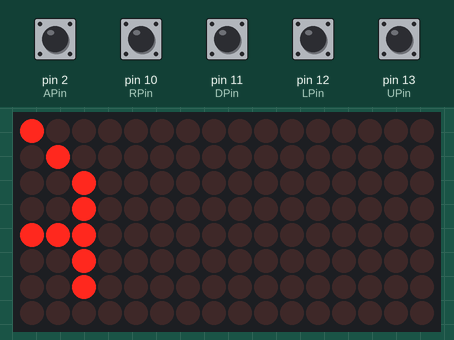
The sketch below on a simulated Arduino Uno, built with avr-gcc and run on an emulated ATmega328P. Shown: 16×8 LED matrix. The test bench sets the inputs (shaded band); at power-on: pin 2 (APin), pin 10 (RPin), pin 11 (DPin), pin 12 (LPin), pin 13 (UPin) HIGH. Random numbers use the default seed unless the sketch sets one.

Above: at 18.0 s.
18.1 s: pin 2 (APin) pulled LOW for 3.2 s
At 19.9 s:
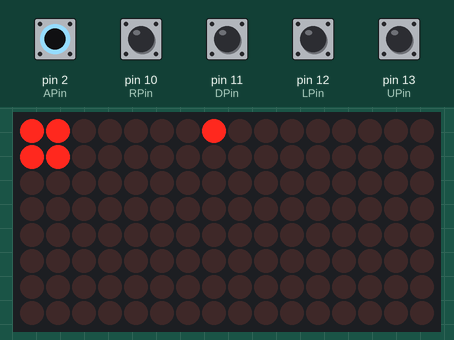
22.8 s: pin 10 (RPin) pulled LOW for 1.1 s
At 23.9 s:
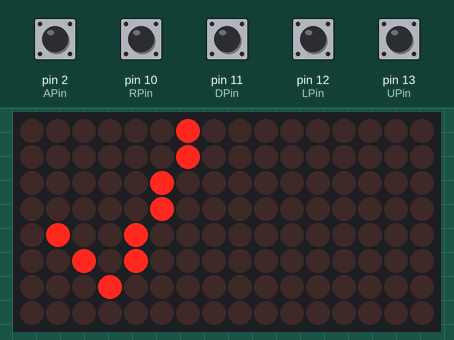
25.4 s: pin 12 (LPin) pulled LOW for 1.1 s
At 27.5 s:
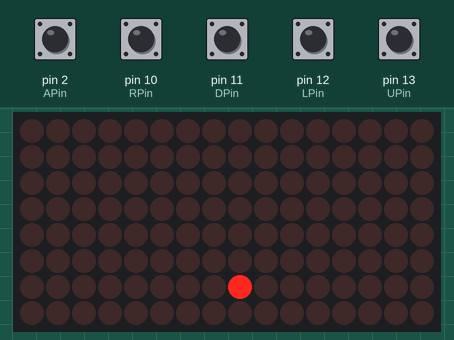
28.0 s: pin 10 (RPin) pulled LOW for 1.1 s
At 30.3 s:
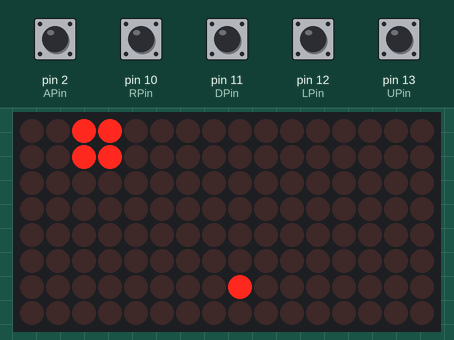
30.6 s: pin 11 (DPin) pulled LOW for 1.1 s
At 30.72 s:
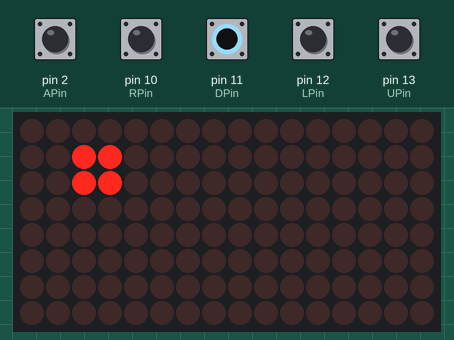
33.2 s: pin 13 (UPin) pulled LOW for 1.1 s
At 35.6 s:
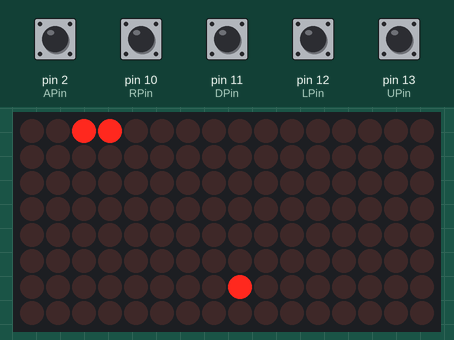

The sketch:

_8x16matrix_Pac-Man_with_comments.ino
```cpp
#include <Wire.h> //Include the libraries.
#include <Adafruit_GFX.h>
#include <Adafruit_LEDBackpack.h>

Adafruit_8x16matrix matrix = Adafruit_8x16matrix();

int APin = 2; //Mark the pins.
int UPin = 13;
int DPin = 11;
int LPin = 12;
int RPin = 10;
int AState = 1; //Create a variable for the button's states.
int UState = 1;
int DState = 1;
int LState = 1;
int RState = 1;
int pixPosX = 0; //Create the variables for the Pac-Man's position.
int pixPosY = 0;
bool isTarCaught = false; //Make a variable for detecting if the target is caught.
int tarPosX = random(0, 15); //Set the target to a random position.
int tarPosY = random(0, 7);
int score = 0; //Make a variable for tracking the score.

void setup() {
  matrix.begin(0x70); //Initialize the screen.
  matrix.setRotation(1); //Turn the screen right.
  matrix.setTextWrap(false); //Make the screen not to wrap.
  pinMode(APin, INPUT_PULLUP); //Initialize the pins.
  pinMode(UPin, INPUT_PULLUP);
  pinMode(DPin, INPUT_PULLUP);
  pinMode(LPin, INPUT_PULLUP);
  pinMode(RPin, INPUT_PULLUP);
  for (int C1 = 15; C1 >= -155; C1--) { //Scroll some text through the screen.
    matrix.print("Pac-Man by Nanohenry 10-9"); //Print the text.
    matrix.writeDisplay(); //Make the text to stay on the screen.
    delay(75); //Wait 75 milliseconds.
    matrix.clear(); //Clear the screen.
    matrix.setCursor(C1, 0); //Set the cursor to the next pixel.
  }

  for (int C2 = 15; C2 >= -55; C2--) { //Scroll some text through the screen.
    matrix.print("Press A"); //Print the text.
    matrix.writeDisplay(); //Make the text to stay on the screen.
    delay(75); //Wait 75 milliseconds.
    matrix.clear(); //Clear the screen.
    matrix.setCursor(C2, 0); //Set the cursor to the next pixel.
  }
menu:
  AState = digitalRead(APin); //Make the program wait until button 'A' is pressed.
  if (AState == 1) {
    goto menu;
  }
}

void loop() {
  AState = digitalRead(APin); //Checks if the buttons are pressed.
  UState = digitalRead(UPin);
  DState = digitalRead(DPin);
  LState = digitalRead(LPin);
  RState = digitalRead(RPin);

  if (isTarCaught == true) { //Checks if the target is caught.
    score = score + 1; //Add one point to score.
    matrix.clear(); //Clear the display.
    matrix.drawLine(1, 4, 3, 6, LED_ON); //Draw a checkmark.
    matrix.drawLine(3, 6, 6, 0, LED_ON);
    matrix.writeDisplay(); //Make the checkmark to stay on the screen.
    delay(1000); //Wait one second (1000 milliseconds = one second).
    tarPosX = random(0, 15); //Set a random position for the target.
    tarPosY = random(0, 7);
    isTarCaught = false; //Mark that the target is not caught.
    pixPosX = 0; //Set the Pac-Man to position zero.
    pixPosY = 0;
    matrix.clear(); //Clear the screen.
  }

  matrix.drawPixel(tarPosX, tarPosY, LED_ON); //"Draw" the target.
  matrix.writeDisplay(); //Make the target to stay on the screen.

  if (UState == 0) { //Move the Pac-Man if buttons are pressed.
    pixPosY = pixPosY - 1;
    matrix.clear();
  }
  if (DState == 0) {
    pixPosY = pixPosY + 1;
    matrix.clear();
  }
  if (LState == 0) {
    pixPosX = pixPosX - 1;
    matrix.clear();
  }
  if (RState == 0) {
    pixPosX = pixPosX + 1;
    matrix.clear();
  }

  matrix.drawPixel(pixPosX, pixPosY, LED_ON); //Draw the Pac-Man.
  matrix.drawPixel((pixPosX + 1), pixPosY, LED_ON);
  matrix.drawPixel(pixPosX, (pixPosY + 1), LED_ON);
  matrix.drawPixel((pixPosX + 1), (pixPosY + 1), LED_ON);
  matrix.writeDisplay(); //Make the Pac-Man stay.

  if (pixPosX == tarPosX && pixPosY == tarPosY) { //Checks if the Pac-Man's cordinates match the target's cordinates.
    isTarCaught = true;
  }
  if ((pixPosX + 1) == tarPosX && pixPosY == tarPosY) {
    isTarCaught = true;
  }
  if (pixPosX == tarPosX && (pixPosY + 1) == tarPosY) {
    isTarCaught = true;
  }
  if ((pixPosX + 1) == tarPosX && (pixPosY + 1) == tarPosY) {
    isTarCaught = true;
  }


  if (score == 10) { //Checks if the score is ten.
    for (int C6 = 0; C6 <= 2; C6++) { //Make a firework animation three times.
      matrix.clear(); //Clear the screen.
      matrix.drawPixel(7, 3, LED_ON); //Draw the first pixels.
      matrix.drawPixel(7, 4, LED_ON);
      matrix.drawPixel(8, 3, LED_ON);
      matrix.drawPixel(8, 4, LED_ON);
      matrix.writeDisplay(); //Make the first pixels to stay on the screen.
      delay(500); //Wait 500 milliseconds.
      matrix.clear(); //Clear the screen.
      matrix.drawPixel(6, 2, LED_ON); //Draw the second pixels.
      matrix.drawPixel(9, 2, LED_ON);
      matrix.drawPixel(6, 5, LED_ON);
      matrix.drawPixel(9, 5, LED_ON);
      matrix.writeDisplay(); //Make the second pixels to stay on the screen.
      delay(500); //Wait 500 milliseconds.
      matrix.clear(); //Clear the screen,
      matrix.drawPixel(5, 1, LED_ON); //Draw the third pixels, and so on...
      matrix.drawPixel(10, 1, LED_ON);
      matrix.drawPixel(5, 6, LED_ON);
      matrix.drawPixel(10, 6, LED_ON);
      matrix.writeDisplay();
      delay(500);
      matrix.clear();
      matrix.drawPixel(4, 0, LED_ON);
      matrix.drawPixel(11, 0, LED_ON);
      matrix.drawPixel(4, 7, LED_ON);
      matrix.drawPixel(11, 7, LED_ON);
      matrix.writeDisplay();
      delay(500);
    }
    delay(500); //Wait 500 milliseconds (0,5 seconds).
    matrix.clear(); //Clear the screen.
    for (int C4 = 0; C4 <= 9999999; C4++) { //Repeat 9999999 times, so it's almost indefinite times.
      for (int C5 = 16; C5 >= -210; C5--) { //Scroll some text through the screen.
        matrix.print("To start a new game press Reset."); //Print the text.
        matrix.writeDisplay(); //Make the text to stay on the screen.
        delay(75); //Wait 75 milliseconds.
        matrix.clear(); //Clear the screen.
        matrix.setCursor(C5, 0); //Set the cursor to the next pixel.
      }
    }
  }
  delay(100); //Wait for 100 milliseconds.
}
```

Measured:
- after the input at 22.8 s, the display: first changes at once (image 2 shows a later state)
- after the input at 25.4 s, the display: first changes after 0.05 s (image 3 shows a later state)
- after the input at 28.0 s, the display: first changes at once (image 4 shows a later state)
- after the input at 30.6 s, the display: changes after 0.08 s (image 5)
- after the input at 33.2 s, the display: first changes at once (image 6 shows a later state)
